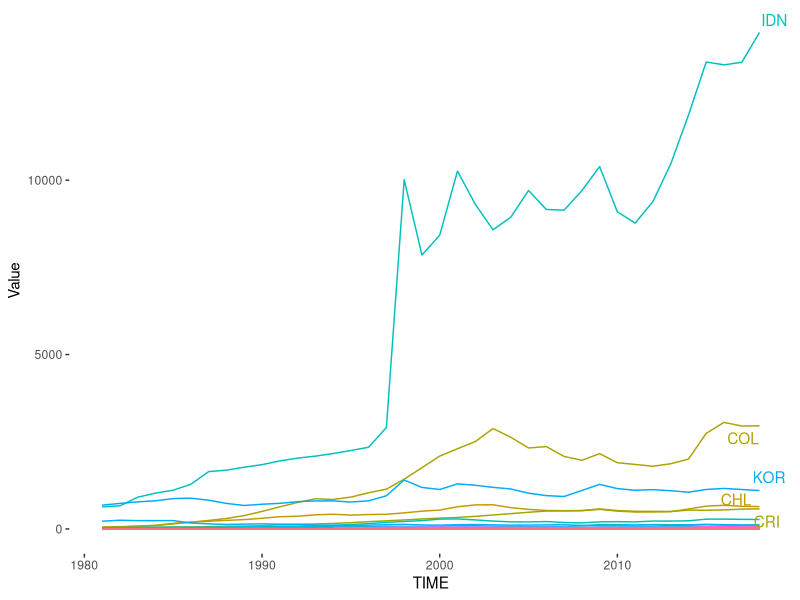
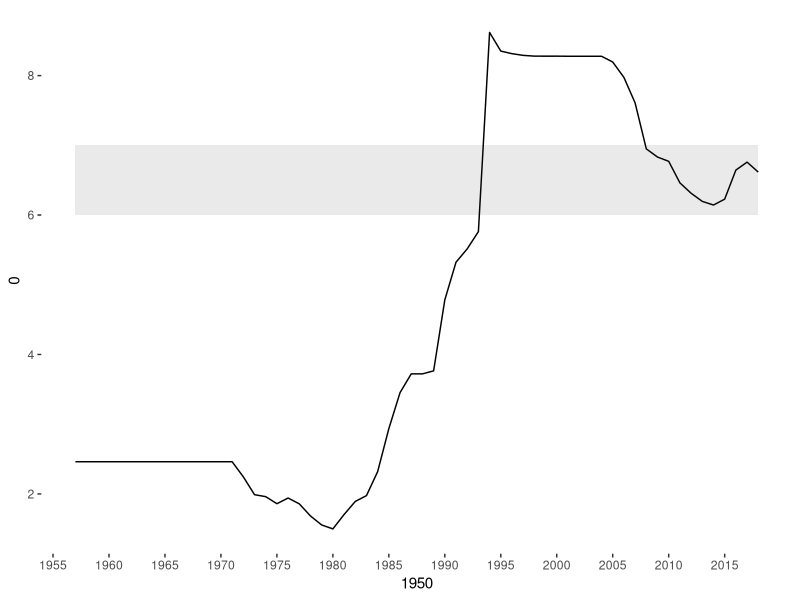
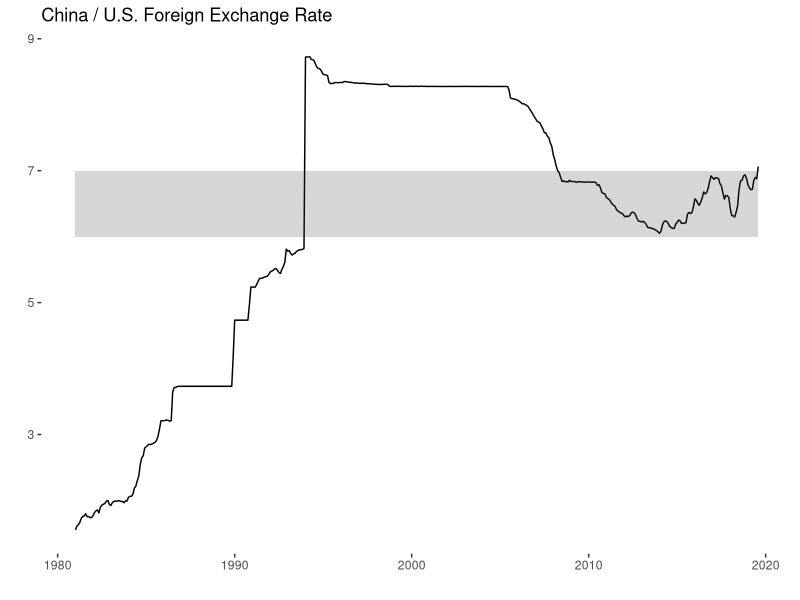

The R script that drew these images, in order:
library(data.table)
library(tidyverse)
library(ggrepel)
library(lubridate)

data <- fread("data/currency_rate.csv")
str(data)

data[!LOCATION %in% c('USA') & TIME > 1980] %>% ggplot() +
  aes(TIME, Value, color = LOCATION) +
  geom_line() +
  # scale_y_continuous(limits = c(0, 30)) +
  geom_text_repel(data = data[TIME == '2018' & Value > 500 & !LOCATION %in% c('USA')], mapping = aes(TIME, Value, label = LOCATION)) +
  theme(panel.background = element_rect(fill = 'white'),
        legend.position = 'none')

data[LOCATION == 'CHN'] %>% ggplot() +
  aes(TIME, Value) +
  geom_line() +
  geom_ribbon(mapping = aes(ymin = 6, ymax = 7), alpha = .1) +
  # geom_vline(xintercept = 2008, linetype = 'dashed') +
  scale_x_continuous(c(1950, 2018), breaks = seq(1950, 2018, 5)) +
  scale_y_continuous(c(0, 10), breaks = seq(0, 10, 2)) +
  theme(panel.background = element_rect(fill = 'white'),
        legend.position = 'none')

# China / U.S. Foreign Exchange Rate
chnusd <- fread('data/EXCHUS.csv')
str(chnusd)
chnusd <- chnusd[, c('date', 'value') := .(ymd(DATE), EXCHUS)]
chnusd %>% ggplot() +
  aes(date, value) +
  geom_line() +
  geom_ribbon(mapping = aes(ymin = 6, ymax = 7), alpha = .2) +
  labs(
    title = 'China / U.S. Foreign Exchange Rate',
    x = '',
    y = ''
  ) +
  theme(panel.background = element_rect(fill = 'white'))
